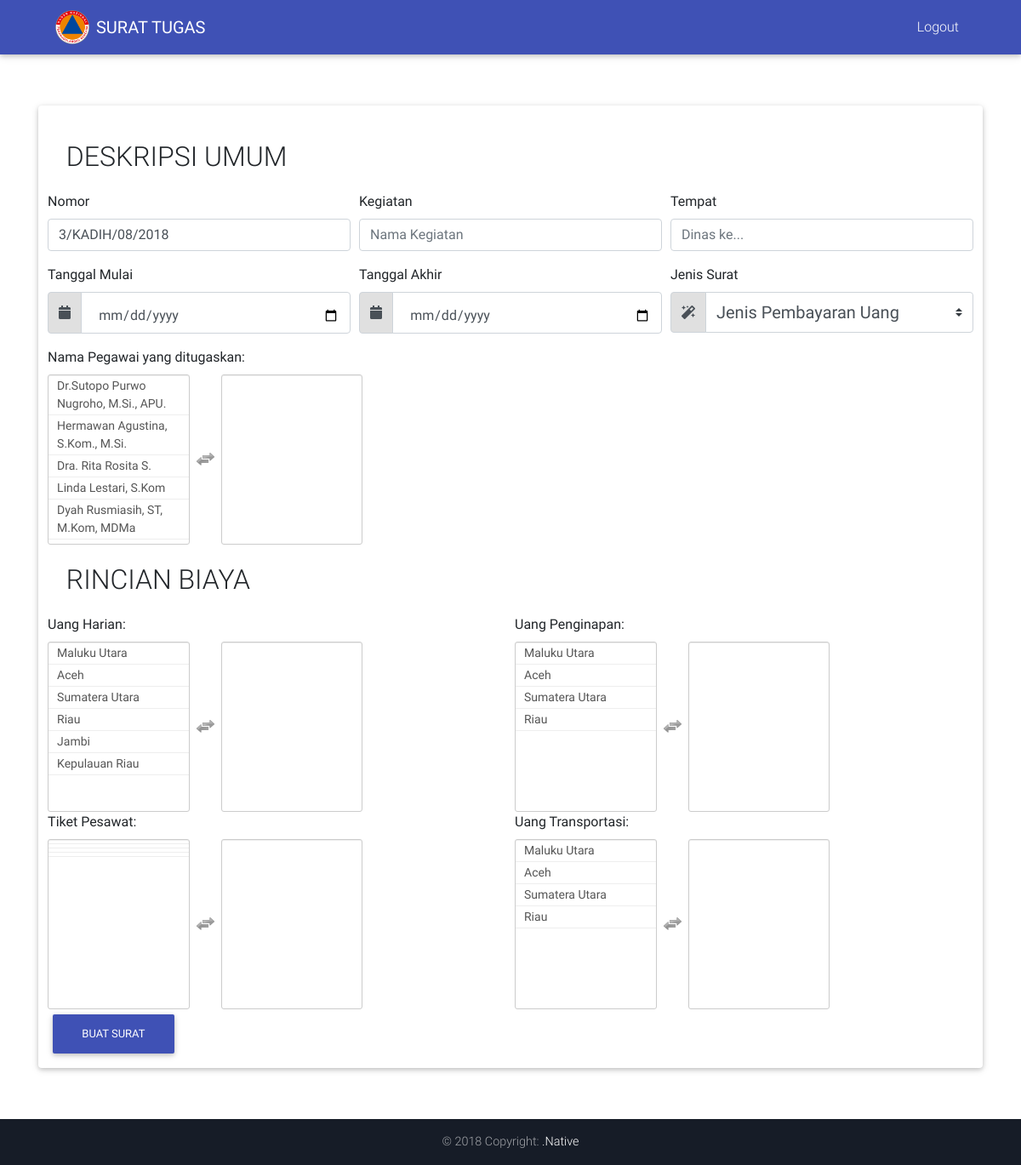
Screenshot of /index.php/home/buat_surat2 with the database file from the repository.
### tables this page shows
CREATE TABLE `pegawai` (
  `id_pegawai` int(5) NOT NULL,
  `nama_pegawai` varchar(100) NOT NULL,
  `nip_pegawai` varchar(20) NOT NULL,
  `jabatan_pegawai` varchar(100) NOT NULL,
  `golongan_pegawai` varchar(6) NOT NULL
);

CREATE TABLE `uang_harian` (
  `id` int(5) NOT NULL,
  `provinsi` text NOT NULL,
  `luar_kota` int(10) NOT NULL,
  `dalam_kota` int(10) NOT NULL,
  `diklat` int(10) NOT NULL
);

CREATE TABLE `biaya_penginapan` (
  `id` int(5) NOT NULL,
  `provinsi` text NOT NULL,
  `eselon_1` int(10) NOT NULL,
  `eselon_2` int(10) NOT NULL,
  `eselon_3` int(10) NOT NULL,
  `eselon_4` int(10) NOT NULL,
  `eselon_5` int(10) NOT NULL
);

CREATE TABLE `tiket_pesawat` (
  `id` int(5) NOT NULL,
  `biaya_tiket` int(10) NOT NULL,
  `rute` varchar(255) NOT NULL
);

CREATE TABLE `biaya_transport` (
  `id` int(5) NOT NULL,
  `provinsi` text NOT NULL,
  `besaran` int(10) NOT NULL
);

### application/controllers/Home.php (called while the page is built, shortened)
<?php
class Home extends CI_Controller {
	function __Construct()
    {
        $this->load->model("home_model");
        $this->load->library("pagination");
    }
	public function buat_surat2 ()
	{
		$data['pegawai'] = $this->home_model->get_pegawai();
		$data['nomor'] = $this->home_model->get_nomor();
		$data['harian'] = $this->home_model->get_uang_harian();
		$data['penginapan'] = $this->home_model->get_biaya_penginapan();
		$data['tiket'] = $this->home_model->get_tiket_pesawat();
		$data['transport'] = $this->home_model->get_biaya_transport();
		$this->load->view('nav');
		$this->load->view('header');
		$this->load->view('buat_surat2', $data);
		$this->load->view('footer');
	}
}

### index.php (called while the page is built, shortened)
<?php
require_once BASEPATH.'core/CodeIgniter.php';

### application/models/Home_model.php (called while the page is built, shortened)
<?php
class Home_model extends CI_Model {
	function get_pegawai() {
		$this->db->from('pegawai');
		$query = $this->db->get();
		return $query->result();
	}
	function get_biaya_transport() {
		$this->db->from('biaya_transport');
		$query = $this->db->get();
		return $query->result();
	}
	function get_biaya_penginapan() {
		$this->db->from('biaya_penginapan');
		$query = $this->db->get();
		return $query->result();
	}
	function get_tiket_pesawat() {
		$this->db->from('tiket_pesawat');
		$query = $this->db->get();
		return $query->result();
	}
	function get_uang_harian() {
		$this->db->from('uang_harian');
		$query = $this->db->get();
		return $query->result();
	}
	function get_nomor() {
		$this->db->select('nomor');
		$this->db->from('surat_dinas');
		$this->db->order_by('id', 'desc');
		$this->db->limit(1);
		$query = $this->db->get();
		return $query->result();
	}
}
?>

### application/views/buat_surat2.php (the view, shortened to what this page needs)
<?php
$tanggal = date("m");
$tahun = date("Y");
$json = $nomor[0]->nomor;
$json = (int) $json;
$json = $json + 1;
$nomor_surat = $json."/KADIH/".$tanggal."/".$tahun;
?>
<body>
	<div class="container margin">
		<div class="card mb-6">
			<form class="needs-validation" novalidate style="margin: 1%" action="exec_buat_surat" method="post">
				<h2 class="judul">DESKRIPSI UMUM</h2>
				<div class="form-row">
					<div class="col-md-4 mb-3">
						<label for="validationCustom01">Nomor</label>
						<input type="text" class="form-control" name="nomor" id="validationCustom01" placeholder="<?php echo $nomor_surat ?>"
							   value="<?php echo $nomor_surat ?>" required>
					</div>
					<div class="col-md-4 mb-3">
						<label for="validationCustom02">Kegiatan</label>
						<input type="text" class="form-control" id="validationCustom02" name="kegiatan" placeholder="Nama Kegiatan" required autofocus>
					</div>
					<div class="col-md-4 mb-3">
						<label for="validationCustomUsername">Tempat</label>
							<input type="text" class="form-control" id="validationCustom02"
								   name="tempat" placeholder="Dinas ke..." required>
					</div>
				</div>
				<div class="form-row">
					<div class="col-md-4 mb-3">
						<label>Tanggal Mulai</label>
						<div class="input-group">
							<div class="input-group-prepend">
								<span class="input-group-text" id="inputGroupPrepend"><i class="fa fa-calendar"></i> </span>
							</div>
							<input type="date" class="form-control" id="validationCustomTanggalMulai" name="tgl_mulai" placeholder="Tanggal mulai"
								   aria-describedby="inputGroupPrepend" required>
						</div>
					</div>
					<div class="col-md-4 mb-3">
						<label >Tanggal Akhir</label>
						<div class="input-group">
							<div class="input-group-prepend">
								<span class="input-group-text" id="inputGroupPrepend"><i class="fa fa-calendar"></i> </span>
							</div>
							<input type="date" class="form-control" id="validationCustomTanggalAkhir" name="tgl_akhir" placeholder="Tanggal berakhir"
								   aria-describedby="inputGroupPrepend" required>
						</div>
					</div>
					<div class="col-md-4 mb-3">
						<label >Jenis Surat</label>
						<div class="input-group">
							<div class="input-group-prepend">
								<span class="input-group-text"><i class="fa fa-magic"></i> </span>
							</div>
							<select name="jenis" class="custom-select custom-select-lg ">
								<option selected>Jenis Pembayaran Uang</option>
							</select>
						</div>
					</div>
				</div>
				<div class="form-row">
					<div class="col">
						<label >Nama Pegawai yang ditugaskan: </label>
						<div class="input-group">
							<select multiple="multiple" id="my-select" name="my-select[]">
								<?php foreach ($pegawai as $row) {
								echo
									"<option value='$row->id_pegawai'>$row->nama_pegawai</option>" ;
								}
								?>
							</select>
						</div>
					</div>
				</div>
				<h2 class="judul">RINCIAN BIAYA</h2>
				<div class="form-row">
					<div class="col">
						<label >Uang Harian: </label>
						<div class="input-group">
							<select multiple="multiple" id="my-select-harian" name="my-select-harian[]">
								<?php foreach ($harian as $row) {
									echo
									"<option value='$row->luar_kota'>$row->provinsi</option>" ;
								}
								?>
							</select>
						</div>
					</div>
					<div class="col">
						<label >Uang Penginapan: </label>
						<div class="input-group">
							<select multiple="multiple" id="my-select-penginapan" name="my-select-penginapan[]">
								<?php foreach ($penginapan as $row) {
									echo
									"<option value='$row->eselon_4'>$row->provinsi</option>" ;
								}
								?>
							</select>
						</div>
					</div>
					<div class="col">
						<label >Tiket Pesawat: </label>
						<div class="input-group">
							<select multiple="multiple" id="my-select-tiket" name="my-select-tiket[]">
								<?php foreach ($tiket as $row) {
									echo
									"<option value='$row->biaya_tiket'>$row->kota</option>" ;
								}
								?>
							</select>
						</div>
					</div>
					<div class="col">
						<label >Uang Transportasi: </label>
						<div class="input-group">
							<select multiple="multiple" id="my-select-transport" name="my-select-transport[]">
								<?php foreach ($transport as $row) {
									echo
									"<option value='$row->besaran'>$row->provinsi</option>" ;
								}
								?>
							</select>
						</div>
					</div>
				</div>
				<button class="btn btn-indigo" type="submit">Buat Surat</button>
			</form>
		</div>
	</div>
</body>

### assets/css/multiselect/multi-select.css (style rules this page uses)
.ms-container .ms-selectable li.ms-elem-selectable, .ms-container .ms-selection li.ms-elem-selection { border-bottom: 1px #eee solid; padding: 2px 10px; color: #555; font-size: 14px; }

### assets/css/multiselect/multi-select.dev.css (style rules this page uses)
.ms-container .ms-selectable li.ms-elem-selectable, .ms-container .ms-selection li.ms-elem-selection { border-bottom: 1px #eee solid; padding: 2px 10px; color: #555; font-size: 14px; }

### assets/css/multiselect/multi-select.dist.css (style rules this page uses)
.ms-container .ms-selectable li.ms-elem-selectable,.ms-container .ms-selection li.ms-elem-selection { border-bottom:1px #eee solid;padding:2px 10px;color:#555;font-size:14px }

### assets/css/style.css (style rules this page uses)
html, body, header, .view { height: 100%; }

### application/views/header.php (style rules this page uses)
.margin { margin-bottom: 5%; margin-top: 5%; }
.judul { margin: 2%; }

### rows the page displays
pegawai: $row->id_pegawai 1 (drawn)
pegawai: $row->id_pegawai 2 (drawn)
pegawai: $row->id_pegawai 3 (drawn)
pegawai: $row->id_pegawai 4 (drawn)
pegawai: $row->id_pegawai 5 (drawn)
uang_harian: $row->luar_kota 430000 (drawn)
uang_harian: $row->luar_kota 360000 (drawn)
uang_harian: $row->luar_kota 370000 (drawn)
uang_harian: $row->luar_kota 370000 (drawn)
uang_harian: $row->luar_kota 370000 (drawn)
uang_harian: $row->luar_kota 370000 (drawn)
biaya_penginapan: $row->eselon_4 480000 (drawn)
biaya_penginapan: $row->eselon_4 556000 (drawn)
biaya_penginapan: $row->eselon_4 530000 (drawn)
biaya_penginapan: $row->eselon_4 852000 (drawn)
biaya_transport: $row->besaran 215000 (drawn)
biaya_transport: $row->besaran 123000 (drawn)
biaya_transport: $row->besaran 232000 (drawn)
biaya_transport: $row->besaran 94000 (drawn)
